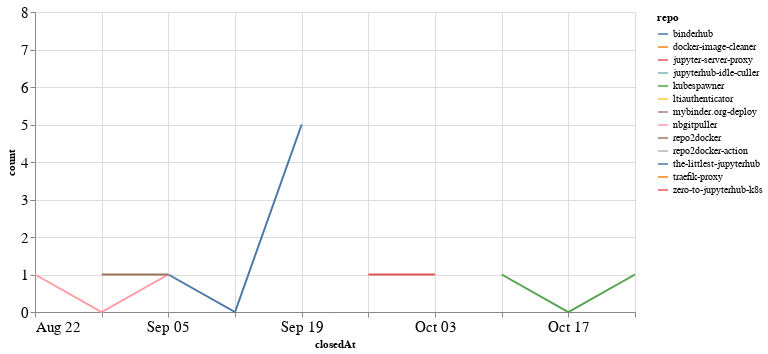

This figure's notebook cell:
### Code cell
closed_by_time = closed_by.groupby('repo').resample('W', on='closedAt').count()['author'].reset_index()
closed_by_time = closed_by_time.rename(columns={'author': 'count'})

alt.Chart(closed_by_time, width=600).mark_line().encode(
    x='closedAt',
    y='count',
    color='repo',
    tooltip="repo"
)

### Figure 1 — Vega-Lite specification as saved in the notebook (floating-point values rounded to 4 significant figures)
{"config": {"axisLeft": {"labelFontSize": 15}, "axisBottom": {"labelFontSize": 15}}, "data": {"name": "data-36967420fc12a4845580334cb72e842c"}, "mark": "line", "encoding": {"color": {"type": "nominal", "field": "repo"}, "tooltip": {"type": "nominal", "field": "repo"}, "x": {"type": "temporal", "field": "closedAt"}, "y": {"type": "quantitative", "field": "count"}}, "width": 600, "$schema": "https://vega.github.io/schema/vega-lite/v4.8.1.json", "datasets": {"data-36967420fc12a4845580334cb72e842c": [{"repo": "binderhub", "closedAt": "2021-09-05T00:00:00", "count": 1}, {"repo": "binderhub", "closedAt": "2021-09-12T00:00:00", "count": 0}, {"repo": "binderhub", "closedAt": "2021-09-19T00:00:00", "count": 5}, {"repo": "docker-image-cleaner", "closedAt": "2021-09-19T00:00:00", "count": 2}, {"repo": "jupyter-server-proxy", "closedAt": "2021-08-29T00:00:00", "count": 2}, {"repo": "jupyterhub-idle-culler", "closedAt": "2021-09-26T00:00:00", "count": 1}, {"repo": "kubespawner", "closedAt": "2021-10-10T00:00:00", "count": 1}, {"repo": "kubespawner", "closedAt": "2021-10-17T00:00:00", "count": 0}, {"repo": "kubespawner", "closedAt": "2021-10-24T00:00:00", "count": 1}, {"repo": "ltiauthenticator", "closedAt": "2021-09-05T00:00:00", "count": 1}, {"repo": "mybinder.org-deploy", "closedAt": "2021-10-24T00:00:00", "count": 1}, {"repo": "nbgitpuller", "closedAt": "2021-08-22T00:00:00", "count": 1}, {"repo": "nbgitpuller", "closedAt": "2021-08-29T00:00:00", "count": 0}, {"repo": "nbgitpuller", "closedAt": "2021-09-05T00:00:00", "count": 1}, {"repo": "repo2docker", "closedAt": "2021-08-29T00:00:00", "count": 1}, {"repo": "repo2docker", "closedAt": "2021-09-05T00:00:00", "count": 1}, {"repo": "repo2docker-action", "closedAt": "2021-09-19T00:00:00", "count": 1}, {"repo": "the-littlest-jupyterhub", "closedAt": "2021-10-24T00:00:00", "count": 8}, {"repo": "traefik-proxy", "closedAt": "2021-10-24T00:00:00", "count": 3}, {"repo": "zero-to-jupyterhub-k8s", "closedAt": "2021-09-26T00:00:00", "count": 1}, {"repo": "zero-to-jupyterhub-k8s", "closedAt": "2021-10-03T00:00:00", "count": 1}]}}
